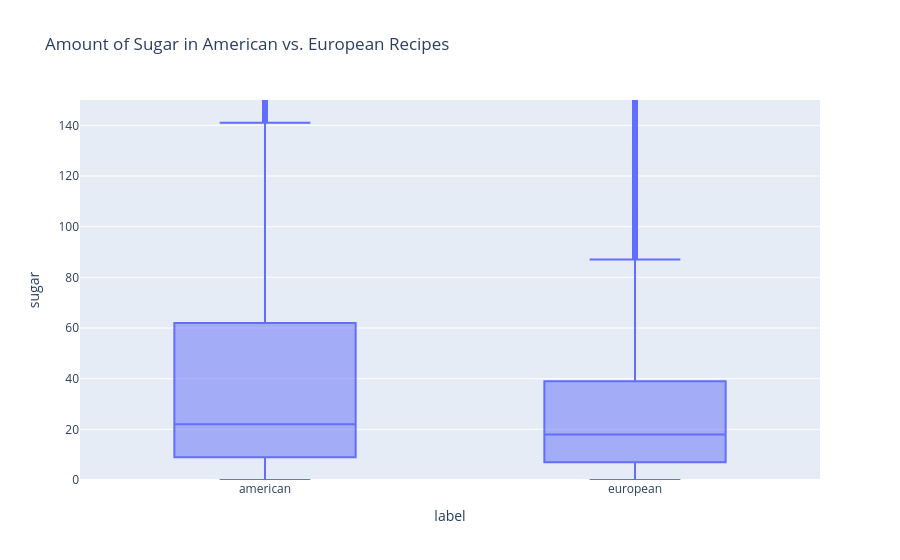

Source (notebook cell):
### Markdown cell above
### Bivariate Analysis

### Code cell
sugar_box = px.box(
    combined,
    x = 'label',
    y = 'sugar',
    title = 'Amount of Sugar in American vs. European Recipes'
)

# Adjusting y-axis to show the box in better detail
sugar_box.update_yaxes(range=[0, 150])
sugar_box.show()

### Figure 1 — Plotly figure (JSON) as saved in the notebook; plotly's stock layout.template omitted (floating-point values rounded to 4 significant figures; data arrays with more than 128 entries replaced by an {"elided": "..."} marker saying what was removed)
{"data": [{"alignmentgroup": "True", "hovertemplate": "label=%{x}<br>sugar=%{y}<extra></extra>", "legendgroup": "", "marker": {"color": "#636efa"}, "name": "", "notched": false, "offsetgroup": "", "orientation": "v", "showlegend": false, "type": "box", "x": {"elided": "17682 str values"}, "x0": " ", "xaxis": "x", "y": {"elided": "17682 int values"}, "y0": " ", "yaxis": "y"}], "layout": {"autosize": true, "boxmode": "group", "legend": {"tracegroupgap": 0}, "title": {"text": "Amount of Sugar in American vs. European Recipes"}, "xaxis": {"anchor": "y", "autorange": true, "domain": [0, 1], "range": [-0.5, 1.5], "title": {"text": "label"}, "type": "category"}, "yaxis": {"anchor": "x", "domain": [0, 1], "range": [0, 150], "title": {"text": "sugar"}, "type": "linear"}}}
